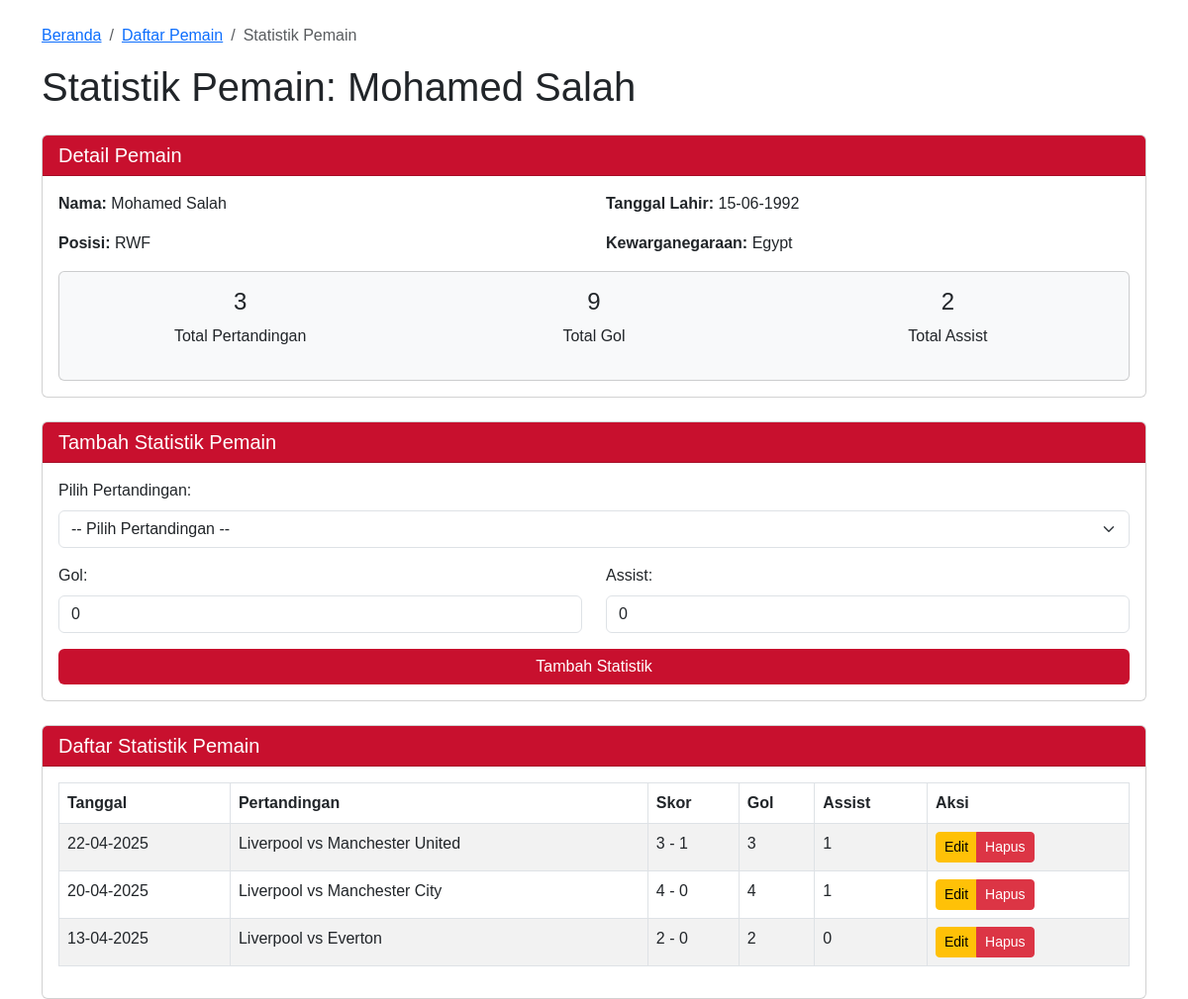
The page /view/statistics.php?id_player=1 on the database its author committed.
### tables this page shows
CREATE TABLE `players` (
  `id_player` int(11) NOT NULL,
  `name` varchar(100) DEFAULT NULL,
  `position` varchar(50) DEFAULT NULL,
  `dob` date DEFAULT NULL,
  `nationality` varchar(50) DEFAULT NULL
);

CREATE TABLE `player_match` (
  `id_player_match` int(11) NOT NULL,
  `id_player` int(11) DEFAULT NULL,
  `id_match` int(11) DEFAULT NULL,
  `goals` int(11) DEFAULT 0,
  `assists` int(11) DEFAULT 0
);

CREATE TABLE `matches` (
  `id_match` int(11) NOT NULL,
  `date` date DEFAULT NULL,
  `team_a` varchar(50) DEFAULT NULL,
  `team_b` varchar(50) DEFAULT NULL,
  `score_a` int(11) DEFAULT NULL,
  `score_b` int(11) DEFAULT NULL
);

### class/Player.php (called while the page is built, shortened)
<?php
class Player
{
    private $pdo;
    public function __construct($pdo)
    {
        $this->pdo = $pdo;
    }
    public function getPlayerById($id_player)
    {
        try {
            $stmt = $this->pdo->prepare("SELECT * FROM players WHERE id_player = :id_player");
            $stmt->execute([':id_player' => $id_player]);
            return $stmt->fetch(PDO::FETCH_ASSOC);
        } catch (PDOException $e) {
            error_log('Error getting player by ID: ' . $e->getMessage());
            return false;
        }
    }
}

### class/PlayerMatch.php (called while the page is built, shortened)
<?php
class PlayerMatch
{
    private $pdo;
    public function __construct($pdo)
    {
        $this->pdo = $pdo;
    }
    public function getPlayerStats($player_id)
    {
        try {
            $sql = "SELECT pm.*, m.date, m.team_a, m.team_b, m.score_a, m.score_b
                    FROM player_match pm
                    INNER JOIN matches m ON pm.id_match = m.id_match
                    WHERE pm.id_player = :player_id
                    ORDER BY m.date DESC";
            $stmt = $this->pdo->prepare($sql);
            $stmt->execute([':player_id' => $player_id]);
            return $stmt->fetchAll(PDO::FETCH_ASSOC);
        } catch (PDOException $e) {
            error_log('Error getting player stats: ' . $e->getMessage());
            return [];
        }
    }
    public function getPlayerTotalStats($player_id)
    {
        try {
            $sql = "SELECT SUM(goals) as total_goals, SUM(assists) as total_assists,
                    COUNT(id_match) as total_matches
                    FROM player_match
                    WHERE id_player = :player_id";
            $stmt = $this->pdo->prepare($sql);
            $stmt->execute([':player_id' => $player_id]);
            return $stmt->fetch(PDO::FETCH_ASSOC);
        } catch (PDOException $e) {
            error_log('Error getting player total stats: ' . $e->getMessage());
            return false;
        }
    }
}

### view/statistics.php (the view, shortened to what this page needs)
<?php
include_once '../config/db.php';
include_once '../class/PlayerMatch.php';
include_once '../class/Player.php';
$playerMatch = new PlayerMatch($pdo);
$playerClass = new Player($pdo);
if (isset($_GET['id_player'])) {
    $id_player = $_GET['id_player'];
    $playerData = $playerClass->getPlayerById($id_player);
    $playerStats = $playerMatch->getPlayerStats($id_player);
    $totalStats = $playerMatch->getPlayerTotalStats($id_player);
} else {
    echo "<script>alert('ID Pemain tidak ditemukan. Silakan pilih pemain.'); window.location.href='players.php';</script>";
    exit();
}
?>
<!DOCTYPE html>
<html lang="en">
<head>
    <link href="https://cdn.jsdelivr.net/npm/bootstrap@5.3.0-alpha1/dist/css/bootstrap.min.css" rel="stylesheet">
    <link rel="stylesheet" href="../style.css">
</head>
<body>
    <div class="container mt-4">
        <nav aria-label="breadcrumb">
            <ol class="breadcrumb">
                <li class="breadcrumb-item"><a href="../index.php">Beranda</a></li>
                <li class="breadcrumb-item"><a href="players.php">Daftar Pemain</a></li>
                <li class="breadcrumb-item active">Statistik Pemain</li>
            </ol>
        </nav>
        <h1 class="mb-4">Statistik Pemain: <?php echo htmlspecialchars($playerData['name']); ?></h1>
        <div class="card mb-4">
            <div class="card-header liverpool-red">
                <h5 class="card-title m-0">Detail Pemain</h5>
            </div>
            <div class="card-body">
                <div class="row">
                    <div class="col-md-6">
                        <p><strong>Nama:</strong> <?php echo htmlspecialchars($playerData['name']); ?></p>
                        <p><strong>Posisi:</strong> <?php echo htmlspecialchars($playerData['position']); ?></p>
                    </div>
                    <div class="col-md-6">
                        <p><strong>Tanggal Lahir:</strong> <?php echo date('d-m-Y', strtotime($playerData['dob'])); ?></p>
                        <p><strong>Kewarganegaraan:</strong> <?php echo htmlspecialchars($playerData['nationality']); ?></p>
                    </div>
                </div>
                <div class="card bg-light">
                    <div class="card-body">
                        <div class="row text-center">
                            <div class="col-md-4">
                                <h4><?php echo $totalStats['total_matches'] ?? 0; ?></h4>
                                <p>Total Pertandingan</p>
                            </div>
                            <div class="col-md-4">
                                <h4><?php echo $totalStats['total_goals'] ?? 0; ?></h4>
                                <p>Total Gol</p>
                            </div>
                            <div class="col-md-4">
                                <h4><?php echo $totalStats['total_assists'] ?? 0; ?></h4>
                                <p>Total Assist</p>
                            </div>
                        </div>
                    </div>
                </div>
            </div>
        </div>
        <div class="card mb-4">
            <div class="card-header liverpool-red">
                <h5 class="card-title m-0">Tambah Statistik Pemain</h5>
            </div>
            <div class="card-body">
                <form method="POST">
                    <div class="row mb-3">
                        <div class="col-md-12">
                            <label for="match_id" class="form-label">Pilih Pertandingan:</label>
                            <select class="form-select" id="match_id" name="match_id" required>
                                <option value="">-- Pilih Pertandingan --</option>
                            </select>
                        </div>
                    </div>
                    <div class="row mb-3">
                        <div class="col-md-6">
                            <label for="goals" class="form-label">Gol:</label>
                            <input type="number" class="form-control" id="goals" name="goals" min="0" value="0" required>
                        </div>
                        <div class="col-md-6">
                            <label for="assists" class="form-label">Assist:</label>
                            <input type="number" class="form-control" id="assists" name="assists" min="0" value="0" required>
                        </div>
                    </div>
                    <div class="d-grid">
                        <button type="submit" class="btn liverpool-btn">Tambah Statistik</button>
                    </div>
                </form>
            </div>
        </div>
        <div class="card">
            <div class="card-header liverpool-red">
                <h5 class="card-title m-0">Daftar Statistik Pemain</h5>
            </div>
            <div class="card-body">
                <?php if (count($playerStats) > 0): ?>
                    <div class="table-responsive">
                        <table class="table table-striped table-hover">
                            <thead>
                                <tr>
                                    <th>Tanggal</th>
                                    <th>Pertandingan</th>
                                    <th>Skor</th>
                                    <th>Gol</th>
                                    <th>Assist</th>
                                    <th>Aksi</th>
                                </tr>
                            </thead>
                            <tbody>
                                <?php foreach ($playerStats as $stat): ?>
                                    <tr>
                                        <td><?php echo date('d-m-Y', strtotime($stat['date'])); ?></td>
                                        <td><?php echo htmlspecialchars($stat['team_a']) . ' vs ' . htmlspecialchars($stat['team_b']); ?></td>
                                        <td><?php echo $stat['score_a'] . ' - ' . $stat['score_b']; ?></td>
                                        <td><?php echo $stat['goals']; ?></td>
                                        <td><?php echo $stat['assists']; ?></td>
                                        <td>
                                            <div class="btn-group" role="group">
                                                <a href="statistics.php?id_player=<?php echo $id_player; ?>&edit=<?php echo $stat['id_player_match']; ?>"
                                                    class="btn btn-sm btn-warning">Edit</a>
                                                <a href="statistics.php?id_player=<?php echo $id_player; ?>&delete=<?php echo $stat['id_player_match']; ?>"
                                                    class="btn btn-sm btn-danger"
                                                    onclick="return confirm('Apakah Anda yakin ingin menghapus statistik ini?')">Hapus</a>
                                            </div>
                                        </td>
                                    </tr>
                                <?php endforeach; ?>
                            </tbody>
                        </table>
                    </div>
                <?php else: ?>
                    <div class="alert alert-info">Tidak ada statistik untuk pemain ini.</div>
                <?php endif; ?>
            </div>
        </div>
    </div>
</body>
</html>

### style.css (style rules this page uses)
body { font-family: 'Arial', sans-serif; }
.liverpool-red { background-color: #C8102E; color: white; }
.liverpool-btn { background-color: #C8102E; color: white; border: none; }
table { width: 100%; border-collapse: collapse; }
table, th, td { border: 1px solid #dee2e6; }
th, td { padding: 8px; text-align: left; }

### rows shown on the page
players: name "Mohamed Salah", position "RWF", dob "15-06-1992", nationality "Egypt"
player_match: id_match.date "22-04-2025", id_match.team_a "Liverpool", id_match.team_b "Manchester United", id_match.score_a "3", id_match.score_b "1", goals "3", assists "1"
player_match: id_match.date "20-04-2025", id_match.team_a "Liverpool", id_match.team_b "Manchester City", id_match.score_a "4", id_match.score_b "0", goals "4", assists "1"
player_match: id_match.date "13-04-2025", id_match.team_a "Liverpool", id_match.team_b "Everton", id_match.score_a "2", id_match.score_b "0", goals "2", assists "0"

### other values the page prints
$totalStats['total_matches'] "3"
$totalStats['total_goals'] "9"
$totalStats['total_assists'] "2"
